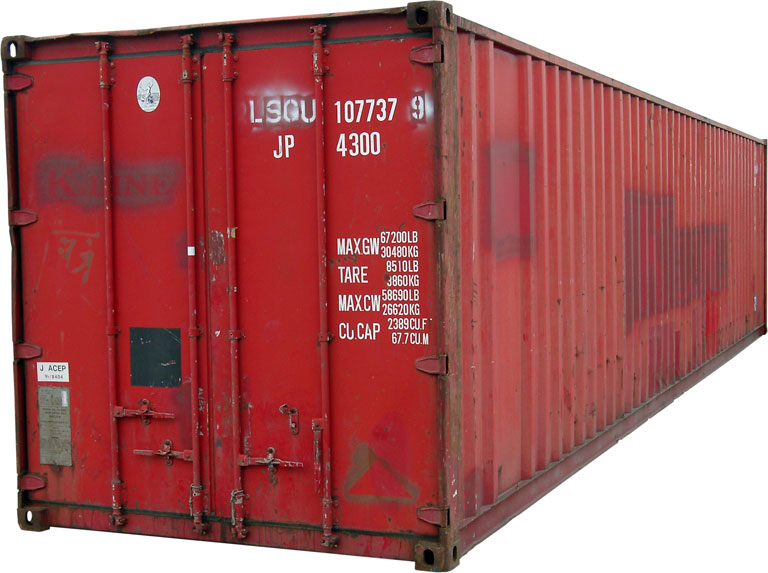
#> input picture Loteria/test-img/cont.jpg, 768 x 573 px, found by its file name
$ python text_recognition.py
#> lines starting #> are read from the running program, lines starting #| are printed output that depends on the picture
"""Recognize the text of an image."""
import cv2
import numpy as np
from PIL import Image
from pytesseract import image_to_string


def get_string(img_path):
    """Get the string of an image."""
#> called with img_path = 'cont.jpg'
    # Read image with opencv
    img = cv2.imread(img_path)
#> img is the input picture: shape (573, 768, 3); mean B, G, R 100.4, 99.8, 170.1

    # Convert to gray
    img = cv2.cvtColor(img, cv2.COLOR_BGR2GRAY)
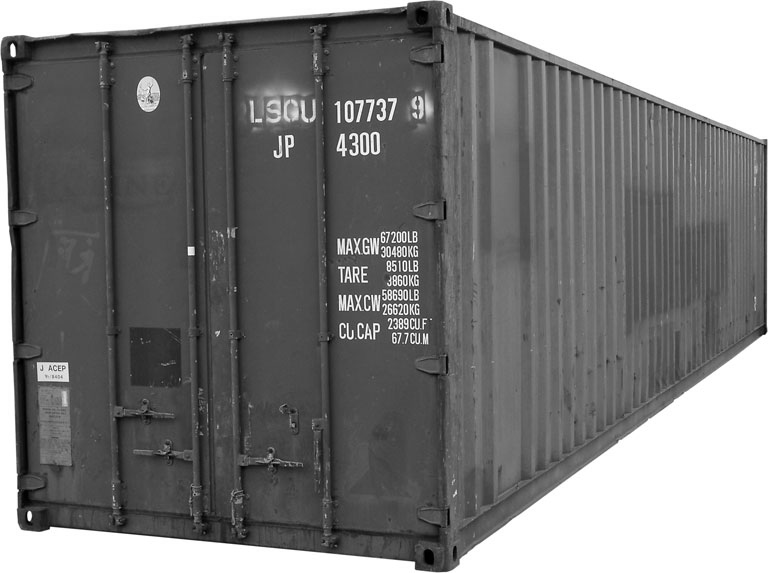
#> img: shape (573, 768); min 0, max 255, mean 120.9

    # Apply dilation and erosion to remove some noise
    kernel = np.ones((1, 1), np.uint8)
    img = cv2.dilate(img, kernel, iterations=1)
    img = cv2.erode(img, kernel, iterations=1)

    # Write image after removed noise
    cv2.imwrite("removed_noise.png", img)

    #  Apply threshold to get image with only black and white
    # img = cv2.adaptiveThreshold(img, 255, cv2.ADAPTIVE_THRESH_GAUSSIAN_C, cv2.THRESH_BINARY, 31, 2)

    # Write the image after apply opencv to do some ...
    cv2.imwrite("thres.png", img)

    # Recognize text with tesseract for python
#> (the run stopped early here; a loop or call above may not have finished)
